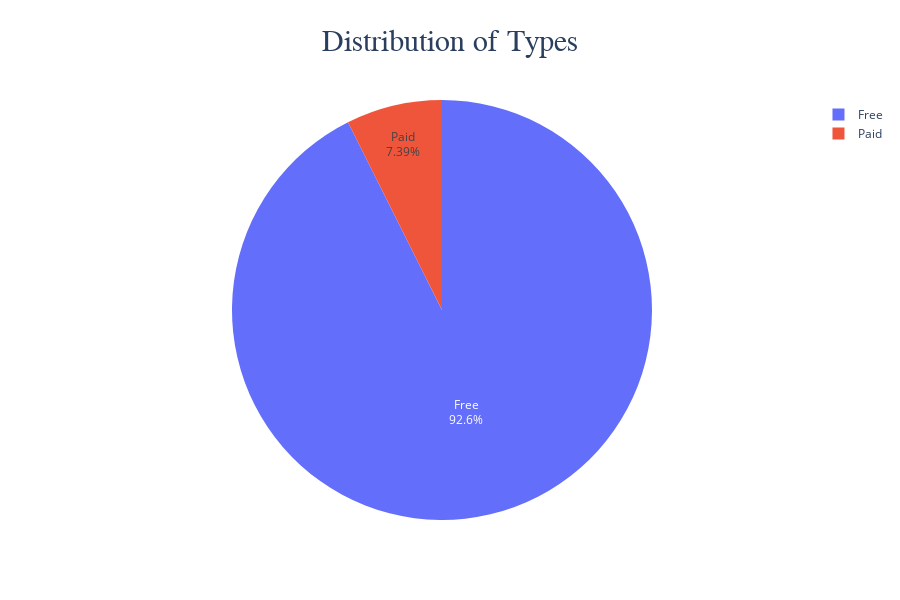

Write notebook code for a chart like this one.
### Code cell
data = go.Pie(
    labels=['Free', 'Paid'],
    values=df['Type'].value_counts(),
    hoverinfo='label+value',
    textinfo='label+percent',
)
layout = go.Layout(width=900,
                   height=600,
                   title={
                       'text': 'Distribution of Types',
                       'x': 0.5,
                       'y': 0.95,
                       'xanchor': 'center',
                       'yanchor': 'top',
                       'font': {
                           'family': 'Arial',
                           'size': 30,
                       }
                   })
fig = go.Figure(data=data, layout=layout)
fig.show()

### Figure 1 — Plotly figure (JSON) as saved in the notebook; plotly's stock layout.template omitted (floating-point values rounded to 4 significant figures)
{"data": [{"hoverinfo": "label+value", "labels": ["Free", "Paid"], "textinfo": "label+percent", "type": "pie", "values": [9591, 765]}], "layout": {"height": 600, "title": {"font": {"family": "Arial", "size": 30}, "text": "Distribution of Types", "x": 0.5, "xanchor": "center", "y": 0.95, "yanchor": "top"}, "width": 900}}
